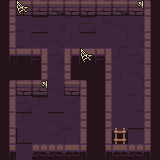

This is a level from a 2D game, rendered from its Tiled map with the project's own tilesets. A one-line summary and the map file follow, with tile-layer data summarised:
An orthogonal 10x10 tile map with 16x16 px tiles, 2 tile layers (bgd, bgd2), 3 tilesets and 5 objects.

<map version="1.8" tiledversion="1.8.0" orientation="orthogonal" renderorder="right-down" width="10" height="10" tilewidth="16" tileheight="16" infinite="0" nextlayerid="6" nextobjectid="15">
 <tileset firstgid="1" source="dungeon.tsx" />
 <tileset firstgid="101" source="props.tsx" />
 <tileset firstgid="152" source="characters.tsx" />
 <layer id="1" name="bgd" width="10" height="10">
  <data>[100 cells, 100 non-empty, 43 distinct tile ids]</data>
 </layer>
 <layer id="4" name="bgd2" width="10" height="10">
  <data>[100 cells, 5 non-empty, 3 distinct tile ids]</data>
 </layer>
 <objectgroup color="#ff0000" id="5" name="connections">
  <object id="10" x="16" y="144" width="16" height="16" />
 </objectgroup>
 <objectgroup id="2" name="characters">
  <object id="8" gid="152" x="48" y="96" width="16" height="16" />
 </objectgroup>
 <objectgroup id="3" name="props">
  <object id="11" gid="123" x="112" y="16" width="16" height="16" />
  <object id="12" gid="123" x="32" y="16" width="16" height="16" />
  <object id="14" gid="107" x="64" y="144" width="16" height="16" />
 </objectgroup>
</map>
